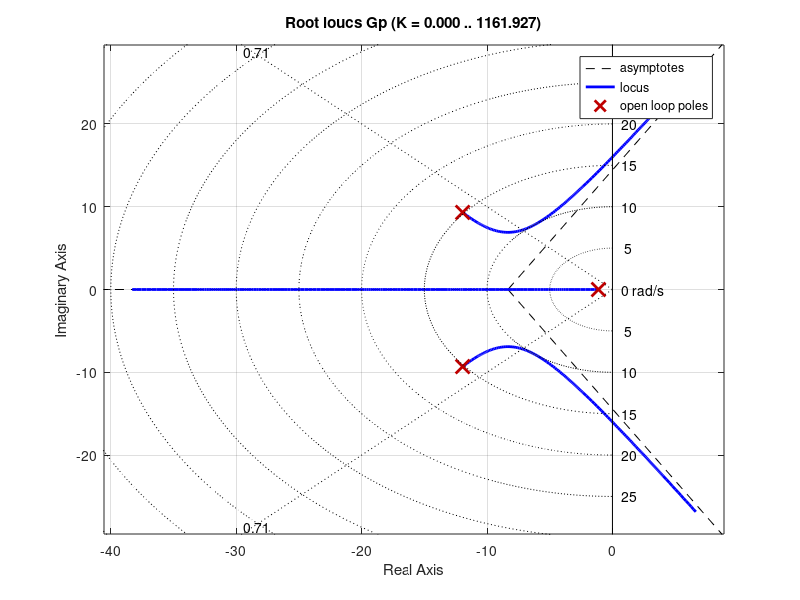
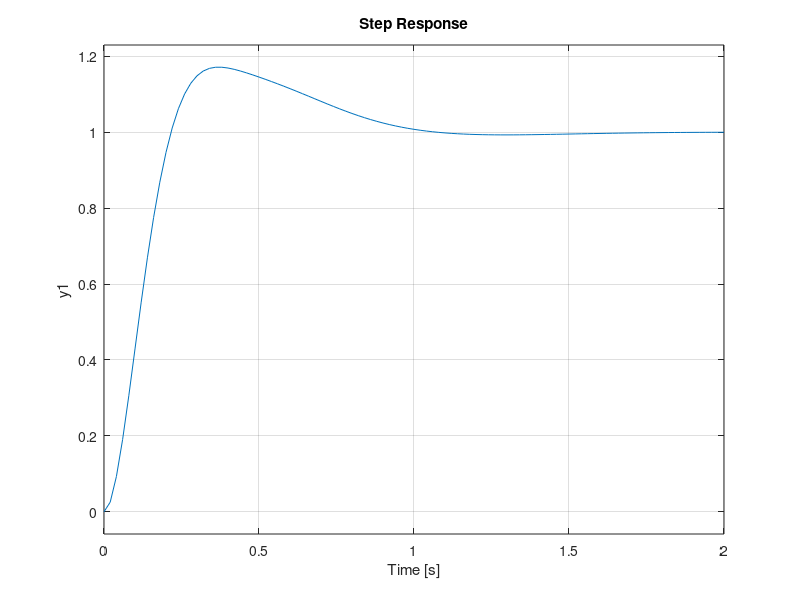
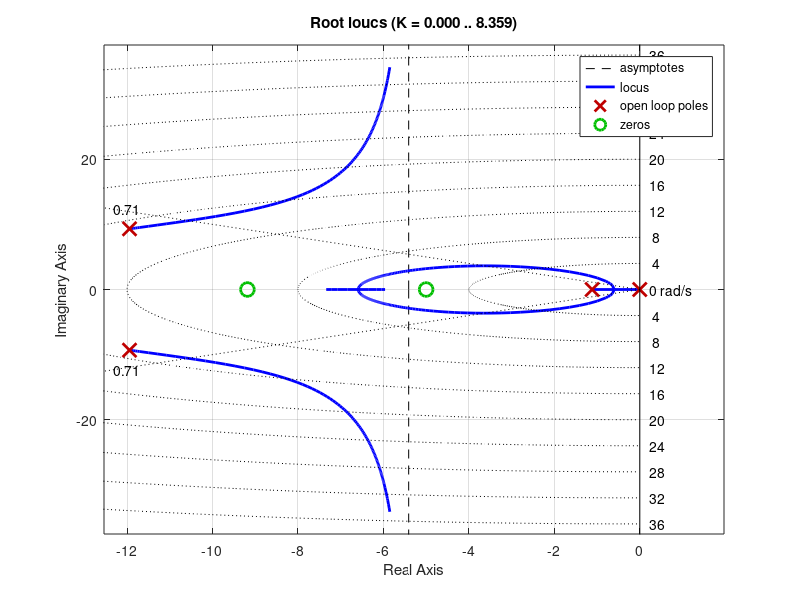
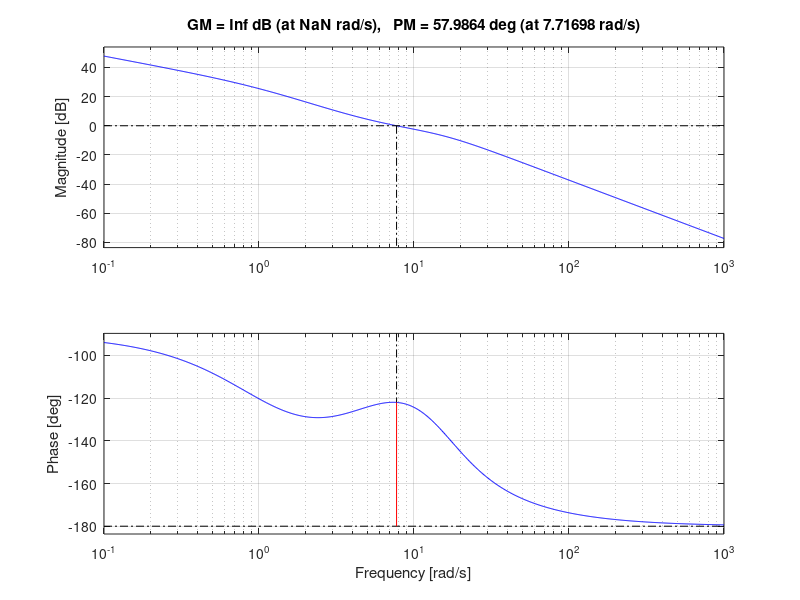

These charts were generated, in order, by the following MATLAB code:
clear; close all
s=tf('s');

poly=[1 25 256 281];%establecemos el polinomio del LGR
roots(poly)         %hallamos las raices para trazar el LGR
Gp=25/(s*(s^2+25*s+256)+256);
rlocus(Gp)% analizamos el LGR sin controlador
sgrid(0.707,[])
Gc=5.4687*(s+5)*(s+9.1823)/s;%establecemos la FT del controlador
figure
step(feedback(Gp*Gc,1,-1));%analizamos respuesta ante escalon
figure
rlocus(Gp*Gc)   %vemos el LGR de la funcion a lazo abierto 
                %para verificar que se obtuve el LGR deseado
sgrid(0.707,[])
figure
margin(Gp*Gc) %analizamos el MF del sistema